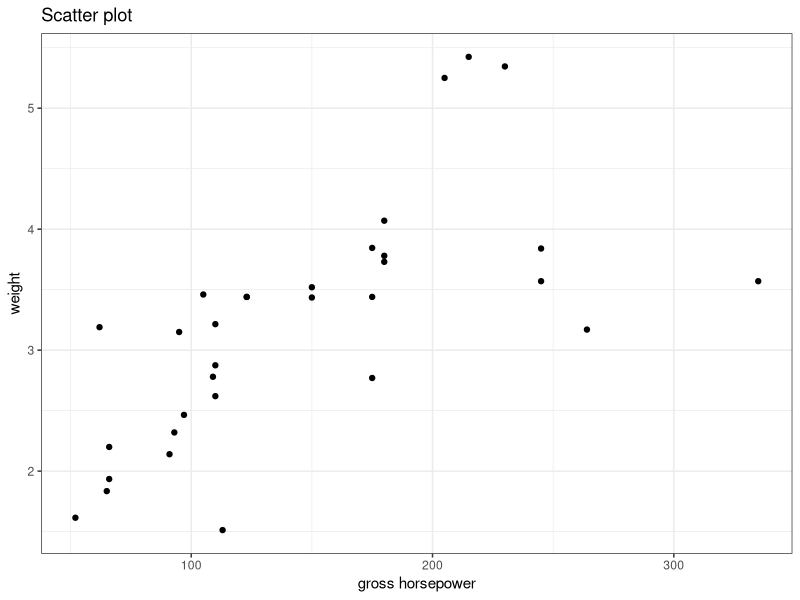

Write R code to recreate this figure.
## ---- chunk 1
#install.packages("ggplot2")
library(ggplot2)
library(dplyr)
data("mtcars")
head(mtcars,5)



## ---- chunk 2
mtcars %>%
  ggplot()+
  aes(x=hp,y=wt)+
  geom_point()+
  xlab("gross horsepower")+
  ylab("weight")+
  ggtitle("Scatter plot") +
  theme_bw()

